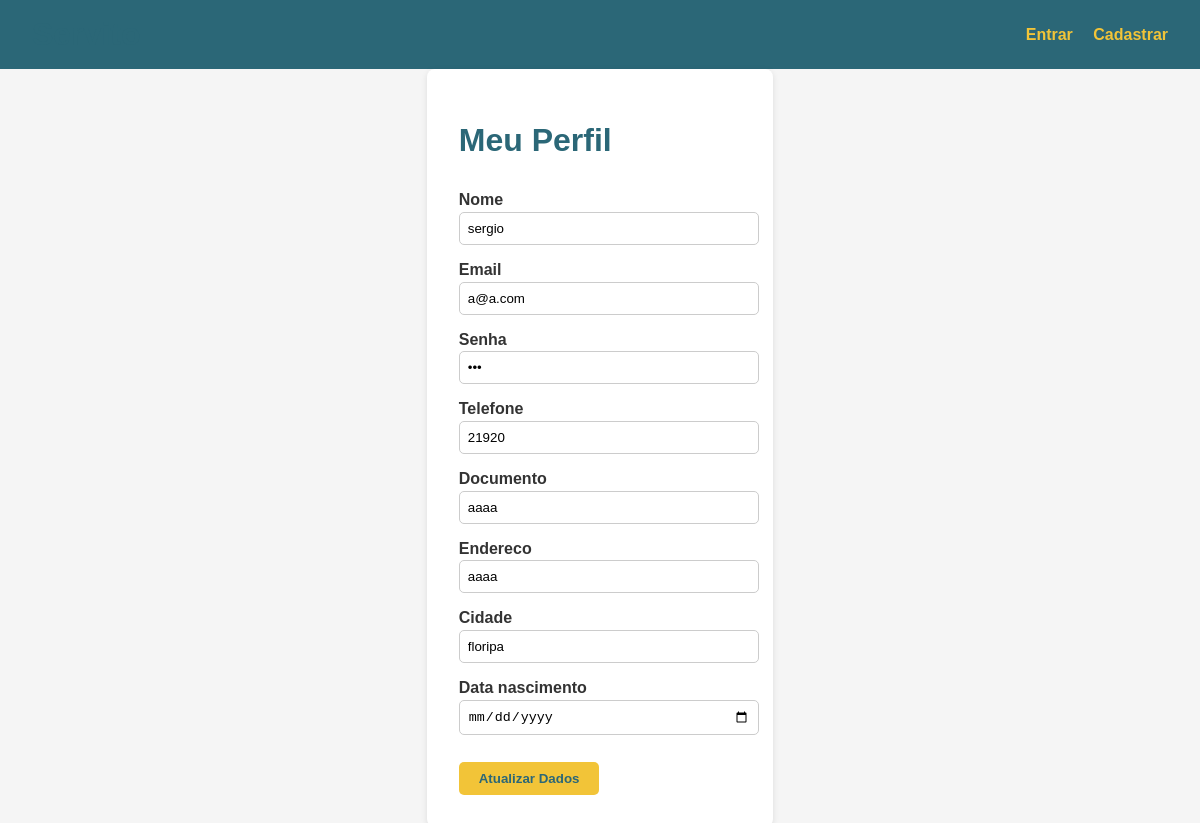
The page /perfil/1 on the database its author committed.
### usuarios/models.py (models this page shows, shortened)
class Cadastro(models.Model):
    nome = models.CharField(max_length=64)
    email = models.CharField(max_length=64, unique = True)
    senha = models.CharField(max_length=64)
    telefone = models.CharField(max_length=64, unique=True)
    documento = models.CharField(max_length=64, unique=True)
    endereco = models.CharField(max_length=64)
    cidade = models.CharField(max_length=64)
    data_cadastro = models.DateField()
    class Meta:
        abstract = True

class Usuario(Cadastro):
    data_nascimento = models.DateField()
    is_banned = models.BooleanField(default = False)

### usuarios/views.py (the view)
# urls.py: path('perfil/<int:id>', perfil_controller.perfil, name="perfil"),
    def perfil(self, request, id):
        strategy = get_strategy()
        usuario = strategy.get_single(Usuario, id)
        if request.method == "POST":
            form = UsuarioForm(request.POST, instance=usuario)
            if form.is_valid():
                strategy.post(form)
                return redirect('perfil', id=usuario.id)  # redireciona para o próprio perfil
        else:
            form = UsuarioForm(instance=usuario)
        return render(request, 'perfil.html', {'form': form, 'usuario_logado': 'email' in request.session})

### usuarios/forms.py
class UsuarioForm(forms.ModelForm):
    class Meta:
        model = Usuario
        fields = [
            'nome',
            'email',
            'senha',
            'telefone',
            'documento',
            'endereco',
            'cidade',
            'data_nascimento',
        ]
        widgets = {
            'senha': forms.PasswordInput(render_value=True),
            'data_nascimento': forms.DateInput(attrs={'type': 'date'}),
        }

### usuarios/services.py (called while the page is built)
    def get_single(self, instance, id):
        return get_object_or_404(instance, pk=id)

### usuarios/views.py (called while the page is built)
def get_strategy():
    return ApiStrategy() if settings.USE_API else DjangoStrategy()

### usuarios/templates/perfil.html (shortened to what this page needs)
<!DOCTYPE html>
<html lang="pt-br">
<head>
</head>
<body>
    {% include "header.html" %}
    <div class="container">
        <h1>Meu Perfil</h1>
        <form method="POST">
            {% for field in form %}
                <label for="{{ field.id_for_label }}">{{ field.label }}</label>
                {{ field }}
            {% endfor %}
            <button type="submit">Atualizar Dados</button>
        </form>
    </div>
</body>
</html>

### usuarios/static/css/header.css (style rules this page uses)
html, body { margin: 0; padding: 0; font-family: Arial, sans-serif; height: 100%; display: flex; flex-direction: column; }

### usuarios/templates/perfil.html (style rules this page uses)
body { font-family: Arial, sans-serif; background: #f5f5f5; margin: 0; padding: 2em; }
.container { max-width: 600px; margin: auto; background: white; padding: 2em; border-radius: 8px; box-shadow: 0 2px 6px rgba(0,0,0,0.1); }
h1 { color: #2b6777; margin-bottom: 1em; }
label { display: block; margin-top: 1em; font-weight: bold; color: #333; }
input { width: 100%; padding: 0.6em; margin-top: 0.2em; border: 1px solid #ccc; border-radius: 5px; }
button { margin-top: 2em; background-color: #F2C438; color: #2b6777; border: none; padding: 0.7em 1.5em; font-weight: bold; border-radius: 5px; cursor: pointer; }

### rows shown on the page
Usuario: form "sergio" "a@a.com" "21920" "aaaa" "aaaa" "floripa"

### other values the page prints
{{ field.label }} "Nome" "Email" "Senha" "Telefone" "Documento" "Endereco" "Cidade" "Data nascimento"
